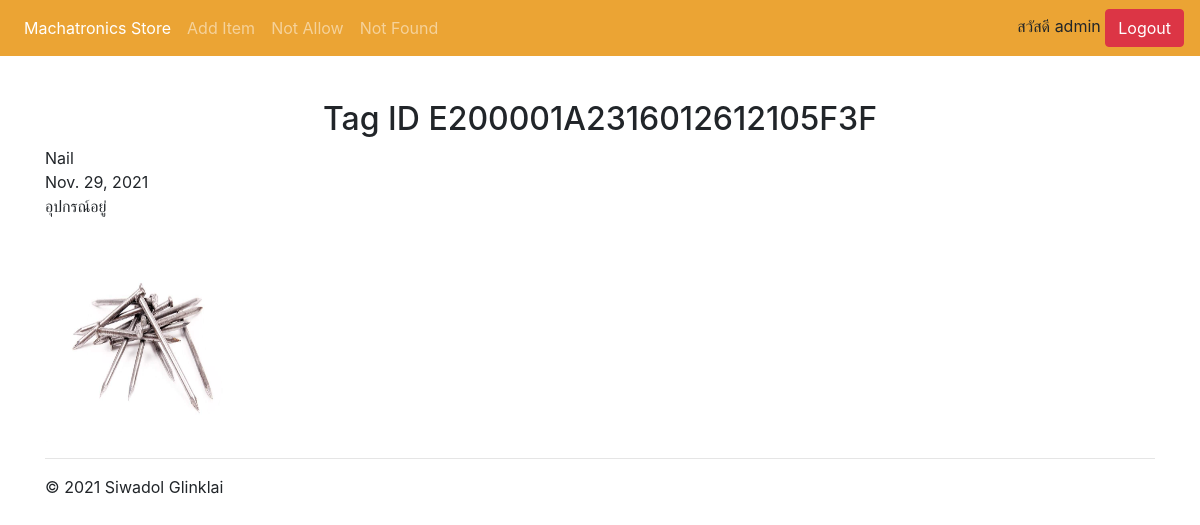
The page /item/E200001A2316012612105F3F/ (signed in) on the database as committed earlier.
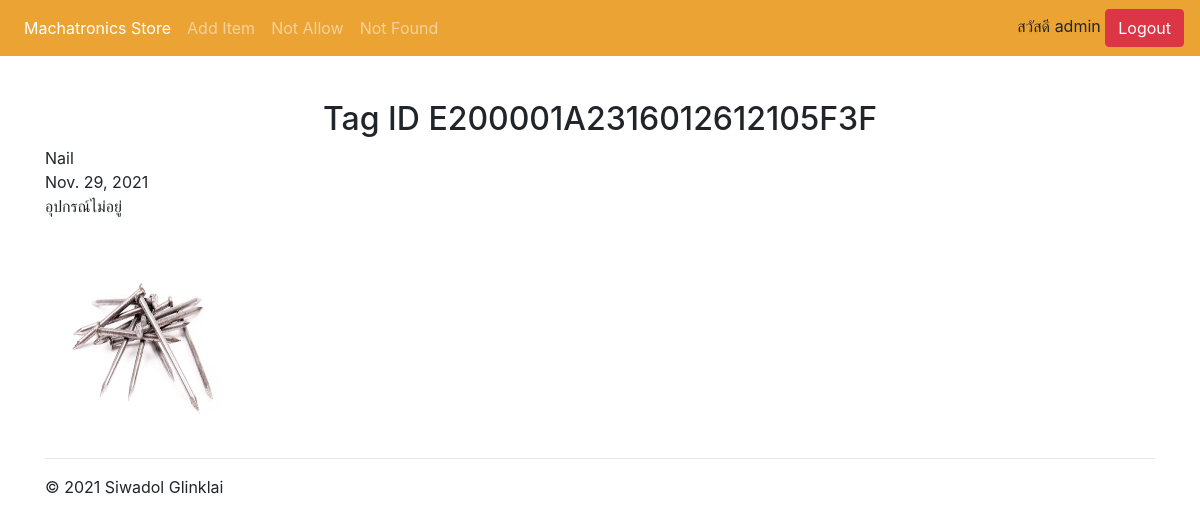
The same page on the database as committed later.
### WebApplication/models.py (models this page shows, shortened)
class ObjectInfo(models.Model):
    all_status = [
        ('อุปกรณ์อยู่','อุปกรณ์อยู่'),
        ('อุปกรณ์ไม่อยู่','อุปกรณ์ไม่อยู่'),
        ('กำลังดำเนินการ','กำลังดำเนินการ'),
        ('ถูกยืม','ถูกยืม'),
        ('คืนของ','คืนของ'),
    ]
    tag_id = models.CharField(max_length=200, primary_key=True)
    tag_name = models.CharField(max_length=50)
    add_date = models.DateField(auto_now_add=True)
    status = models.CharField(
        max_length=20,
        default='อยู่',
        choices=all_status
    )
    picture = models.ImageField(upload_to="ObjectInfo",null=True,blank=True)

### WebApplication/views.py (the view)
# urls.py: path('item/<str:tag_id>/', login_required(views.item), name='item'),
def item(request,tag_id):
    objects = ObjectInfo.objects.get(tag_id=tag_id)
    objects_history = ObjectHistory.objects.filter(tag_id=tag_id)
    return render(request, 'WebApplication/item.html',{
        'objects':objects,
        'objects_history':objects_history})

### templates/WebApplication/item.html (shortened to what this page needs)
{% extends 'WebApplication/base.html' %}
{% block content %}
<h2 align="center">Tag ID {{objects.tag_id}}</h2>
{{objects.tag_name}} <br>
{{objects.add_date}} <br>
{{objects.status}} <br>
{{objects.date_time}} <br>
<img style="width:200px; height:200px" src="{{objects.picture.url}}">
{% endblock %}

Rows that differ between the two databases and show on the page:
changed ObjectInfo "Nail": status "อุปกรณ์อยู่" → "อุปกรณ์ไม่อยู่"
